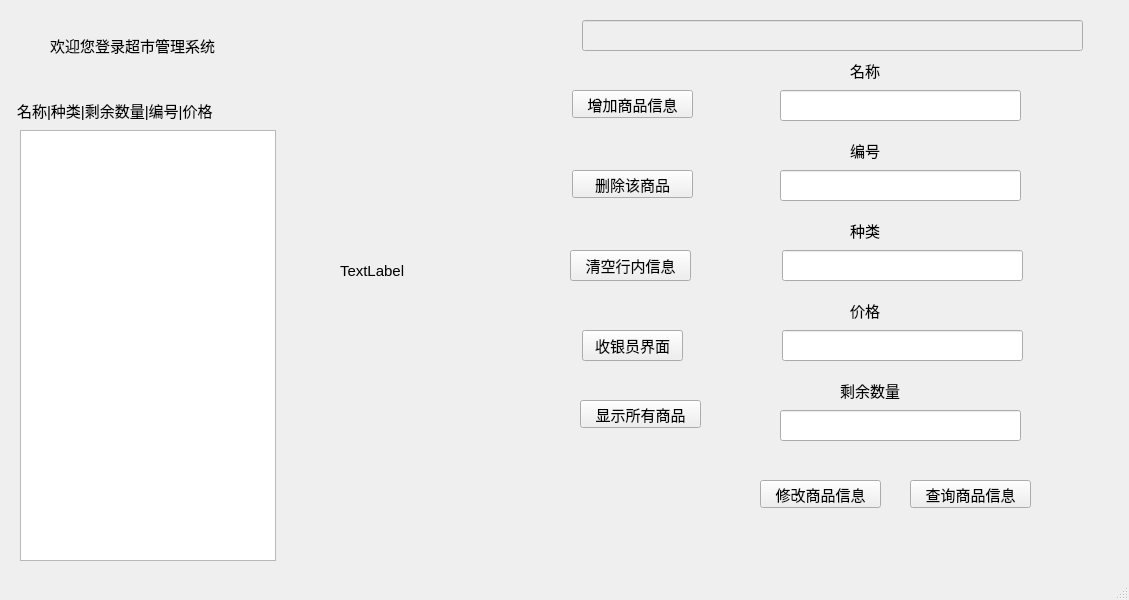
<?xml version="1.0" encoding="UTF-8"?>
<ui version="4.0">
 <class>MainWindow</class>
 <widget class="QMainWindow" name="MainWindow">
  <property name="geometry">
   <rect>
    <x>0</x>
    <y>0</y>
    <width>1129</width>
    <height>600</height>
   </rect>
  </property>
  <property name="font">
   <font>
    <pointsize>11</pointsize>
   </font>
  </property>
  <property name="windowTitle">
   <string>MainWindow</string>
  </property>
  <widget class="QWidget" name="centralwidget">
   <widget class="QLabel" name="label">
    <property name="geometry">
     <rect>
      <x>850</x>
      <y>60</y>
      <width>131</width>
      <height>21</height>
     </rect>
    </property>
    <property name="text">
     <string>名称</string>
    </property>
   </widget>
   <widget class="QPushButton" name="add_goods">
    <property name="geometry">
     <rect>
      <x>572</x>
      <y>90</y>
      <width>121</width>
      <height>28</height>
     </rect>
    </property>
    <property name="text">
     <string>增加商品信息</string>
    </property>
   </widget>
   <widget class="QPushButton" name="delete_goods">
    <property name="geometry">
     <rect>
      <x>572</x>
      <y>170</y>
      <width>121</width>
      <height>28</height>
     </rect>
    </property>
    <property name="text">
     <string>删除该商品</string>
    </property>
   </widget>
   <widget class="QPushButton" name="select_goods">
    <property name="geometry">
     <rect>
      <x>910</x>
      <y>480</y>
      <width>121</width>
      <height>28</height>
     </rect>
    </property>
    <property name="text">
     <string>查询商品信息</string>
    </property>
   </widget>
   <widget class="QPushButton" name="show_allgoods">
    <property name="geometry">
     <rect>
      <x>580</x>
      <y>400</y>
      <width>121</width>
      <height>28</height>
     </rect>
    </property>
    <property name="text">
     <string>显示所有商品</string>
    </property>
   </widget>
   <widget class="QPushButton" name="change_goods">
    <property name="geometry">
     <rect>
      <x>760</x>
      <y>480</y>
      <width>121</width>
      <height>28</height>
     </rect>
    </property>
    <property name="text">
     <string>修改商品信息</string>
    </property>
   </widget>
   <widget class="QLineEdit" name="nameEdit">
    <property name="geometry">
     <rect>
      <x>780</x>
      <y>90</y>
      <width>241</width>
      <height>31</height>
     </rect>
    </property>
   </widget>
   <widget class="QLineEdit" name="idEdit">
    <property name="geometry">
     <rect>
      <x>780</x>
      <y>170</y>
      <width>241</width>
      <height>31</height>
     </rect>
    </property>
   </widget>
   <widget class="QLineEdit" name="classEdit">
    <property name="geometry">
     <rect>
      <x>782</x>
      <y>250</y>
      <width>241</width>
      <height>31</height>
     </rect>
    </property>
   </widget>
   <widget class="QLineEdit" name="priceEdit">
    <property name="geometry">
     <rect>
      <x>782</x>
      <y>330</y>
      <width>241</width>
      <height>31</height>
     </rect>
    </property>
   </widget>
   <widget class="QLabel" name="label_2">
    <property name="geometry">
     <rect>
      <x>850</x>
      <y>140</y>
      <width>131</width>
      <height>21</height>
     </rect>
    </property>
    <property name="text">
     <string>编号</string>
    </property>
   </widget>
   <widget class="QLabel" name="label_3">
    <property name="geometry">
     <rect>
      <x>850</x>
      <y>220</y>
      <width>131</width>
      <height>21</height>
     </rect>
    </property>
    <property name="text">
     <string>种类</string>
    </property>
   </widget>
   <widget class="QLabel" name="label_4">
    <property name="geometry">
     <rect>
      <x>850</x>
      <y>300</y>
      <width>131</width>
      <height>21</height>
     </rect>
    </property>
    <property name="text">
     <string>价格</string>
    </property>
   </widget>
   <widget class="QLabel" name="label_5">
    <property name="geometry">
     <rect>
      <x>840</x>
      <y>380</y>
      <width>131</width>
      <height>21</height>
     </rect>
    </property>
    <property name="text">
     <string>剩余数量</string>
    </property>
   </widget>
   <widget class="QLineEdit" name="numEdit">
    <property name="geometry">
     <rect>
      <x>780</x>
      <y>410</y>
      <width>241</width>
      <height>31</height>
     </rect>
    </property>
   </widget>
   <widget class="QLabel" name="label_6">
    <property name="geometry">
     <rect>
      <x>50</x>
      <y>30</y>
      <width>211</width>
      <height>31</height>
     </rect>
    </property>
    <property name="text">
     <string>欢迎您登录超市管理系统</string>
    </property>
   </widget>
   <widget class="QLabel" name="label_7">
    <property name="geometry">
     <rect>
      <x>17</x>
      <y>100</y>
      <width>261</width>
      <height>20</height>
     </rect>
    </property>
    <property name="text">
     <string>名称|种类|剩余数量|编号|价格</string>
    </property>
   </widget>
   <widget class="QTextEdit" name="textEdit">
    <property name="geometry">
     <rect>
      <x>20</x>
      <y>130</y>
      <width>256</width>
      <height>431</height>
     </rect>
    </property>
    <property name="html">
     <string>&lt;!DOCTYPE HTML PUBLIC &quot;-//W3C//DTD HTML 4.0//EN&quot; &quot;http://www.w3.org/TR/REC-html40/strict.dtd&quot;&gt;
&lt;html&gt;&lt;head&gt;&lt;meta name=&quot;qrichtext&quot; content=&quot;1&quot; /&gt;&lt;style type=&quot;text/css&quot;&gt;
p, li { white-space: pre-wrap; }
&lt;/style&gt;&lt;/head&gt;&lt;body style=&quot; font-family:'SimSun'; font-size:11pt; font-weight:400; font-style:normal;&quot;&gt;
&lt;p style=&quot;-qt-paragraph-type:empty; margin-top:0px; margin-bottom:0px; margin-left:0px; margin-right:0px; -qt-block-indent:0; text-indent:0px; font-family:'SimSun';&quot;&gt;&lt;br /&gt;&lt;/p&gt;&lt;/body&gt;&lt;/html&gt;</string>
    </property>
   </widget>
   <widget class="QPushButton" name="pushButton">
    <property name="geometry">
     <rect>
      <x>570</x>
      <y>250</y>
      <width>121</width>
      <height>31</height>
     </rect>
    </property>
    <property name="text">
     <string>清空行内信息</string>
    </property>
   </widget>
   <widget class="QLineEdit" name="timeEdit">
    <property name="enabled">
     <bool>false</bool>
    </property>
    <property name="geometry">
     <rect>
      <x>582</x>
      <y>20</y>
      <width>501</width>
      <height>31</height>
     </rect>
    </property>
   </widget>
   <widget class="QLabel" name="imagelabel">
    <property name="geometry">
     <rect>
      <x>340</x>
      <y>65</y>
      <width>191</width>
      <height>411</height>
     </rect>
    </property>
    <property name="text">
     <string>TextLabel</string>
    </property>
   </widget>
   <widget class="QPushButton" name="pushButton_2">
    <property name="geometry">
     <rect>
      <x>582</x>
      <y>330</y>
      <width>101</width>
      <height>31</height>
     </rect>
    </property>
    <property name="text">
     <string>收银员界面</string>
    </property>
   </widget>
  </widget>
  <widget class="QMenuBar" name="menubar">
   <property name="geometry">
    <rect>
     <x>0</x>
     <y>0</y>
     <width>1129</width>
     <height>26</height>
    </rect>
   </property>
  </widget>
  <widget class="QStatusBar" name="statusbar"/>
 </widget>
 <resources/>
 <connections/>
</ui>
